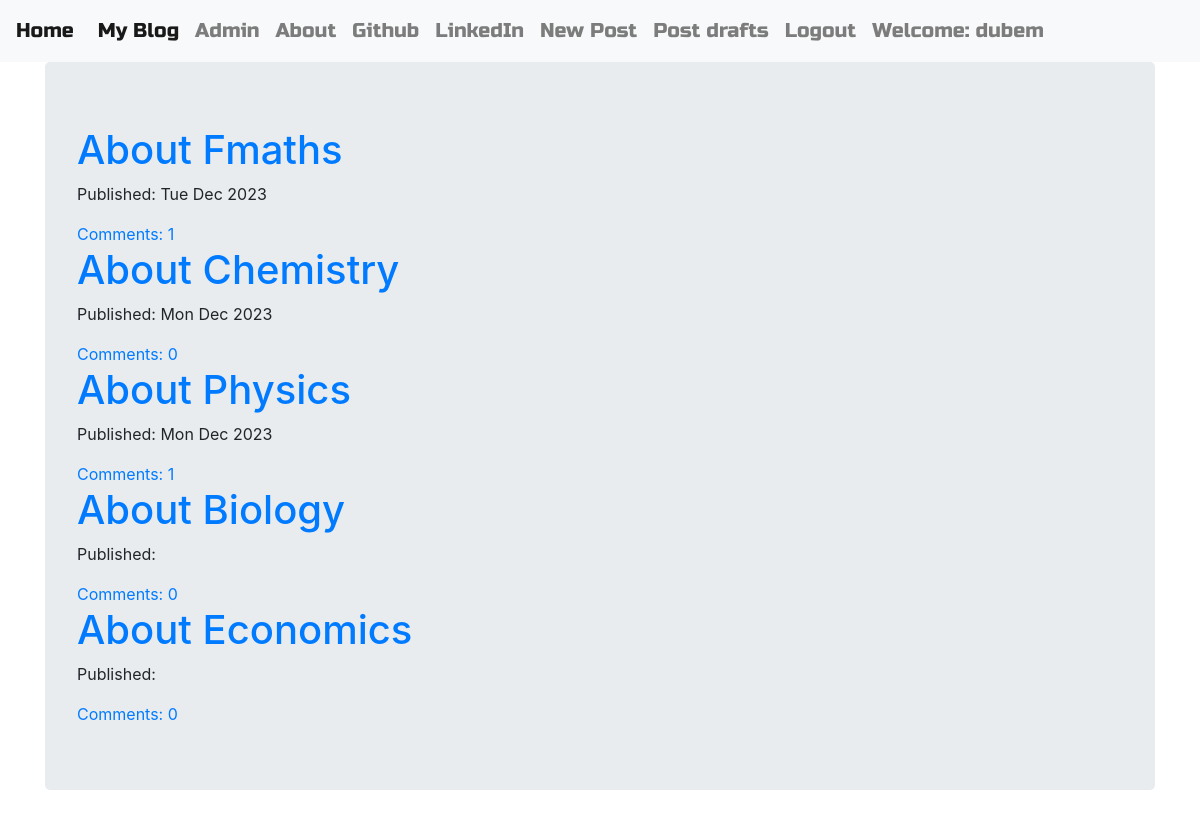
Screenshot of /list (signed in) with the database file from the repository.
### blog/models.py (models this page shows, shortened)
class Post(models.Model):
    author = models.ForeignKey("auth.User", on_delete=models.CASCADE)
    title = models.CharField(max_length=200)
    text = models.TextField()
    create_date = models.DateTimeField(default=timezone.now)
    published_date = models.DateTimeField(blank=True, null=True)
    def approve_comment(self):
        return self.comments.filter(approved_comment=True)

### blog/views.py (the view)
# urls.py: path('list', views.PostListView.as_view(), name='post_list'),
class PostListView(ListView):
    model = Post
    def get_queryset(self):
        user=self.request.user
        if user.is_authenticated:
            return Post.objects.filter().order_by('-published_date')
        else:
            return Post.objects.filter(published_date__lte=timezone.now()).order_by('-published_date')

### blog/templates/blog/post_list.html
{% extends 'blog/base.html' %}
{% block body_block %}
<div class="container">
    <div class="jumbotron">
        <div class='centerstage'>
            {% for post in post_list %}
            <div class='post'>
                <h1><a href={% url "blog:post_detail" pk=post.pk %}>{{post.title}}</a></h1>
            </div>
            <div class='date'><p>Published: {{post.published_date|date:'D M Y'}}</p></div>
            <a a href={% url "blog:post_detail" pk=post.pk%}>Comments: {{ post.approve_comment.count }}</a>
            {% endfor %}
        </div>
    </div>
</div>
{% endblock %}

### blog/templates/blog/base.html (shortened to what this page needs)
<!DOCTYPE html>
{% load static %}
<html lang="en" dir="ltr">
  <head>
    <link rel="stylesheet" href="https://stackpath.bootstrapcdn.com/bootstrap/4.3.1/css/bootstrap.min.css">
    <link rel="stylesheet" href="//cdn.jsdelivr.net/npm/medium-editor@latest/dist/css/medium-editor.min.css" type="text/css" media="screen" charset="utf-8">
    <link rel='stylesheet', href={% static 'css/blog.css' %}>
  </head>
  <body class="loader">
    <nav class="navbar navbar-expand-lg navbar-light bg-light">
        <a class="navbar-brand" href={% url "blog:index"%}>Home</a>
        <div class="collapse navbar-collapse" id="navbarNav">
            <ul class="navbar-nav">
                <li class="nav-item active"><a class="nav-link" href={% url "blog:post_list" %}>My Blog<span class="sr-only">(current)</span></a></li>
                <li class="nav-item"><a class="nav-link" href={% url "admin:index" %}>Admin</a></li>
                <li class="nav-item"><a class="nav-link" href={% url "blog:about" %}>About</a></li>
                <li class="nav-item"><a class="nav-link" href='https://www.github.com'>Github</a></li>
                <li class="nav-item"><a class="nav-link" href='https://www.linkedin.com'>LinkedIn</a></li>
                {% if user.is_authenticated %}
                <li><a class="nav-link"href={% url "blog:post_new"%}>New Post</a></li>
                <li class="nav-item">
                    <a class="nav-link"href={% url "blog:post_draft_list"%}>Post drafts</a>
                </li>
                <li class="nav-item">
                    <a class="nav-link" href={% url "blog:logout"%}>Logout</a>
                </li>
                <li class="nav-link">Welcome: {{user.username}}</li>
                {% else %}
                <li class="nav-item ml-auto">
                    <a class="nav-link" href={% url "blog:login" %}>Login</a>
                </li>
                {% endif %}
            </ul>
        </div>
    </nav>
    {% block body_block %}{% endblock %}
</body>
</html>

### blog/static/css/blog.css (style rules this page uses)
.bg-light { font-family: 'Russo One', serif; font-size: 20px; }
.centerstage { margin: auto; }
.loader { filter:hue-rotate(0deg); color:linear-gradient(45deg,#0f8,#08f) !important; animation:hue 10000ms infinite linear; }

### rows the page displays
Post: title "About Fmaths", published_date "Tue Dec 2023", approve_comment.count "1"
Post: title "About Chemistry", published_date "Mon Dec 2023", approve_comment.count "0"
Post: title "About Physics", published_date "Mon Dec 2023", approve_comment.count "1"
Post: title "About Biology", approve_comment.count "0"
Post: title "About Economics", approve_comment.count "0"

### other values shown
{{ user.username }} "dubem"
